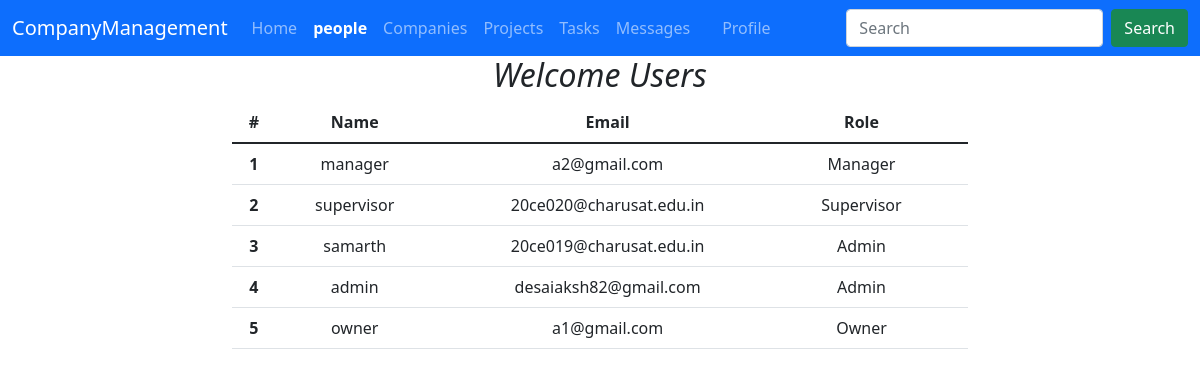
Page /People/ (signed in) on the committed database.
### UserModule/models.py (models this page shows)
class User(AbstractUser):
    is_admin = models.BooleanField('Is admin', default=False)
    is_owner = models.BooleanField('Is owner', default=False)
    is_manager = models.BooleanField('Is manager', default=False)
    is_supervisor = models.BooleanField('Is supervisor', default=False)
    is_assistant = models.BooleanField('Is assistant', default=False)

### CompanyManagement/views.py (the view, shortened to what this page needs)
# urls.py: path('People/', views.People, name='People'),
@login_required
def People(request):
    people = User.objects.all()
    userInfo = []
    for i in people:
        if i.is_admin == True:
            userInfo.append(
                {'name': i.username, 'role': "Admin", 'email': i.email})
        elif i.is_owner == True:
            userInfo.append(
                {'name': i.username, 'role': "Owner", 'email': i.email})
        elif i.is_manager == True:
            userInfo.append(
                {'name': i.username, 'role': "Manager", 'email': i.email})
        elif i.is_supervisor == True:
            userInfo.append(
                {'name': i.username, 'role': "Supervisor", 'email': i.email})
        elif i.is_assistant == True:
            userInfo.append(
                {'name': i.username, 'role': "Assistant", 'email': i.email})
        else:
            userInfo.append(
                {'name': i.username, 'role': "Not Found", 'email': i.email})
    return render(request, 'CompanyManagement/DashBoard/People.html', {'userInfo': userInfo})

### templates/CompanyManagement/DashBoard/People.html (shortened to what this page needs)
<!DOCTYPE html>
<html lang="en">
  <head>
    <link
      href="https://cdn.jsdelivr.net/npm/bootstrap@5.1.3/dist/css/bootstrap.min.css"
      rel="stylesheet"
    />
  </head>
  <body>
    {% include "./Navbar/Navbar.html" with People='active' %}
    <div class="container">
      <div class="row">
        <div class="col-md-8 offset-md-2 text-center">
          <h2><i>Welcome Users</i></h2>
          <table class="table">
            <thead>
              <tr>
                <th scope="col">#</th>
                <th scope="col">Name</th>
                <th scope="col">Email</th>
                <th scope="col">Role</th>
              </tr>
            </thead>
            <tbody>
              {% for i in userInfo %}
              <tr>
                <th scope="row">{{forloop.counter}}</th>
                <td>{{i.name}}</td>
                <td>{{i.email}}</td>
                <td>{{i.role}}</td>
                <td></td>
              </tr>
              {% endfor %}
            </tbody>
          </table>
        </div>
      </div>
    </div>
  </body>
</html>

### templates/CompanyManagement/DashBoard/Navbar/Navbar.html (shortened to what this page needs)
<nav class="navbar navbar-expand-lg navbar-dark bg-primary">
  <div class="container-fluid">
    <a
      class="navbar-brand"
      href="#"
      style="
        font-family: 'Gill
                      Sans', 'Gill Sans MT', Calibri,
          'Trebuchet MS', sans-serif;
      "
    >
      CompanyManagement
    </a>
    <div class="collapse navbar-collapse" id="navbarSupportedContent">
      <ul class="navbar-nav me-auto mb-2 mb-lg-0">
        <li class="nav-item">
          <a class="nav-link {{Home}}" aria-current="page" href="/"
            >{% if home == 'active' %} <b>Home</b> {% else %} Home {% endif %}</a
          >
        </li>
        <li class="nav-item">
          <a class="nav-link {{People}}" href="/People"
            >{% if People == 'active' %} <b>people</b> {% else %} people {% endif %}</a
          >
        </li>
        <li class="nav-item">
          <a class="nav-link {{Companies}}" href="/Companies"
            >{% if Companies == 'active' %} <b>Companies</b> {% else %}
            Companies {% endif %}</a
          >
        </li>
        <li class="nav-item">
          <a class="nav-link {{Projects}}" href="/Projects"
            >{% if Projects == 'active' %} <b>Projects</b> {% else %} Projects
            {% endif %}</a
          >
        </li>
        <li class="nav-item">
          <a class="nav-link {{Tasks}}" href="/Tasks"
            >{% if Tasks == 'active' %} <b>Tasks</b> {% else %} Tasks {% endif %}</a
          >
        </li>
        <li class="nav-item">
          <a class="nav-link {{Messages}}" href="/Messages"
            >{% if Messages == 'active' %} <b>Messages</b> {% else %} Messages
            {% endif %}</a
          >
        </li>
        <li class="nav-item">
          <a class="nav-link {{Activity_Overview}}" href="/Activity_Overview"
            ></a>
        </li>
        <li class="nav-item">
          <a class="nav-link {{Profile}}" href="/Profile">
            {% if Profile == 'active' %} <b>Profile</b> {% else %} Profile {% endif %}</a
          >
        </li>
      </ul>
      <form class="d-flex" role="search">
        <input
          class="form-control me-2"
          type="search"
          placeholder="Search"
          aria-label="Search"
        />
        <button class="btn btn-success" type="submit">Search</button>
      </form>
    </div>
  </div>
</nav>
  </body>

### rows in the picture
User: name "manager", email "a2@gmail.com", role "Manager"
User: name "supervisor", email "20ce020@charusat.edu.in", role "Supervisor"
User: name "samarth", email "20ce019@charusat.edu.in", role "Admin", name "admin", email "desaiaksh82@gmail.com"
User: name "owner", email "a1@gmail.com", role "Owner"
